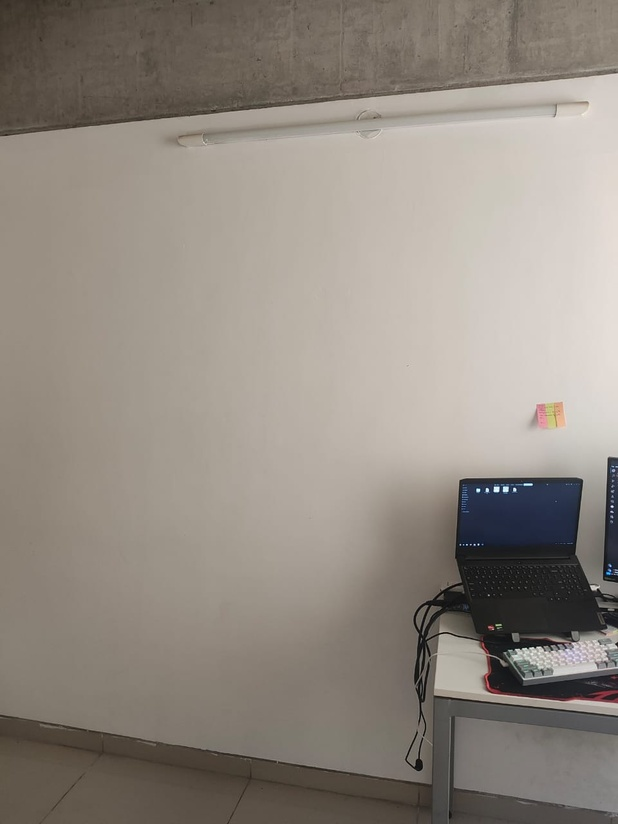
#> input picture images/image1.jpeg, 618 x 824 px, shrunk from 960 x 1280 before the run; its folder holds 3 pictures in this run
$ python panorama.py
#> lines starting #> are read from the running program, lines starting #| are printed output that depends on the picture
import numpy as np
import cv2
import glob
import os
import matplotlib.pyplot as plt

# Ensure output directory exists
output_dir = "output"
os.makedirs(output_dir, exist_ok=True)

image_path = glob.glob("images/*.jpeg")
images = []

for image in image_path:
    img = cv2.imread(image)
#> img is the input picture: shape (824, 618, 3); mean B, G, R 129.3, 137.9, 145.7
    images.append(img)
    cv2.imshow("Image", img)
    cv2.waitKey(1000)

sift = cv2.SIFT_create()
imageStitcher = cv2.Stitcher_create()
error, stitched_img = imageStitcher.stitch(images)
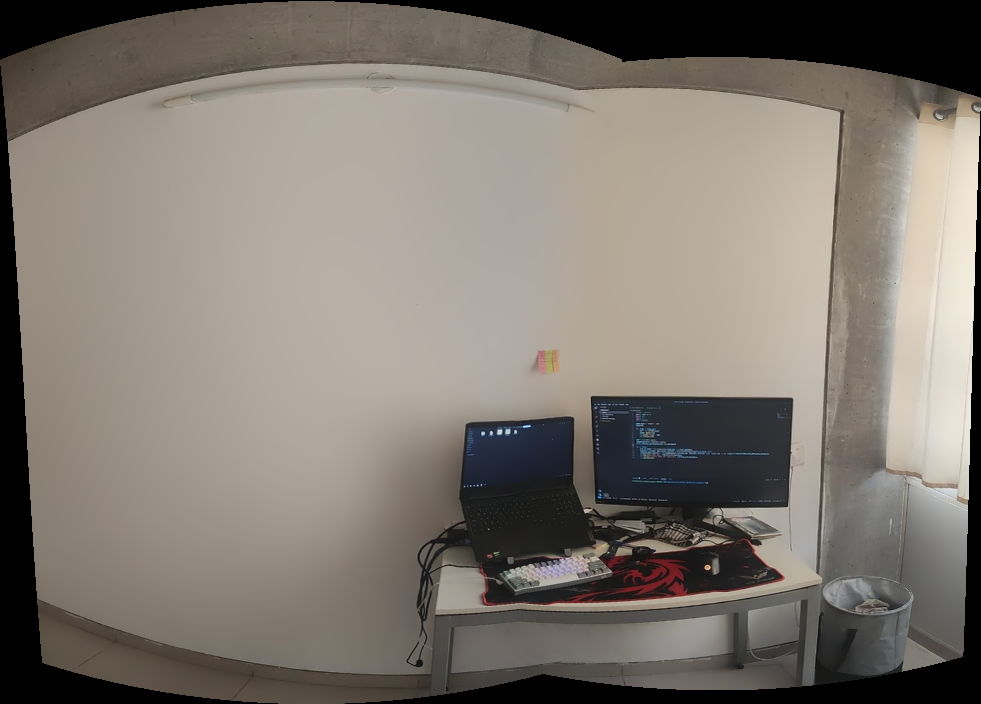
#> stitched_img: shape (704, 981, 3); mean of channels 0, 1, 2 112.3, 120.3, 127.2; drawn as B, G, R
#> error = 0

if not error:
    gray_stitched = cv2.cvtColor(stitched_img, cv2.COLOR_BGR2GRAY)
    keypoints_stitched, descriptors_stitched = sift.detectAndCompute(gray_stitched, None)
#> keypoints_stitched = 532 keypoints; strongest (x, y, size): (483, 433, 2.4), (499, 432, 3.5), (491, 433, 2.4), (515, 432, 2.2)
    stitched_with_keypoints = cv2.drawKeypoints(stitched_img, keypoints_stitched, None, color=(255, 0, 0), flags=cv2.DRAW_MATCHES_FLAGS_DRAW_RICH_KEYPOINTS)
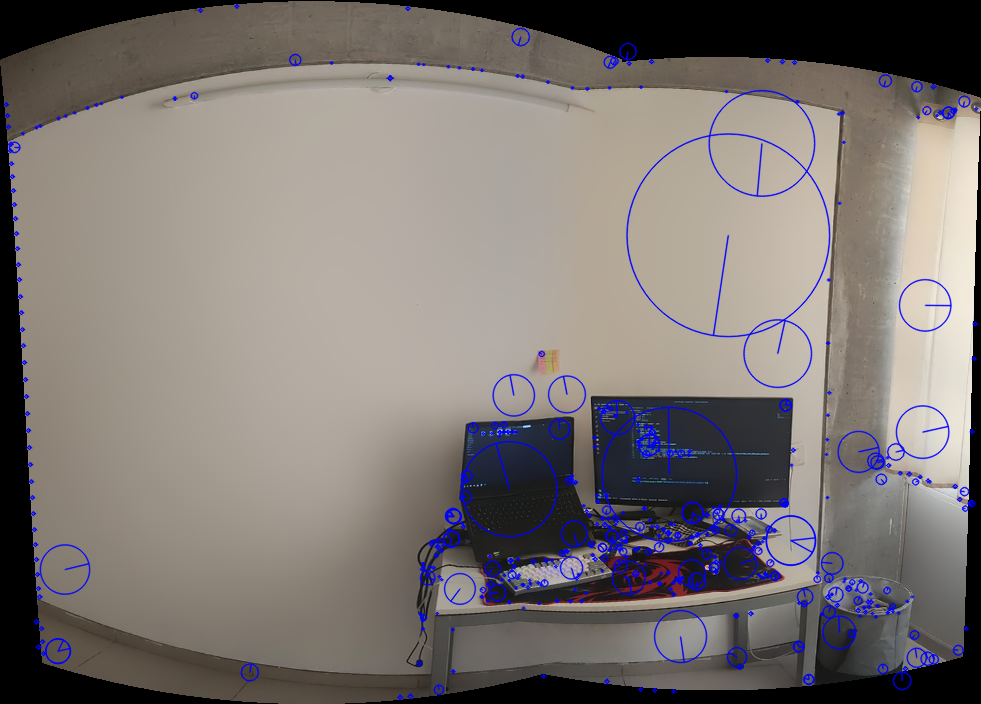
#> stitched_with_keypoints: shape (704, 981, 3); mean of channels 0, 1, 2 115.6, 118.2, 125; drawn as B, G, R

    # Save stitched images in output directory
    stitched_path = os.path.join(output_dir, "stitched_image.jpeg")
    keypoints_path = os.path.join(output_dir, "stitched_with_keypoints.jpeg")

    cv2.imwrite(stitched_path, stitched_img)
    cv2.imwrite(keypoints_path, stitched_with_keypoints)

    fig, axes = plt.subplots(1, 2, figsize=(12, 5))

    # Stitched Image Without Keypoints
    stitched_rgb = cv2.cvtColor(stitched_img, cv2.COLOR_BGR2RGB)
    axes[0].imshow(stitched_rgb)
    axes[0].axis("off")
    axes[0].set_title("Stitched Image (Without Keypoints)")

    # Stitched Image With Keypoints
    stitched_with_keypoints_rgb = cv2.cvtColor(stitched_with_keypoints, cv2.COLOR_BGR2RGB)
    axes[1].imshow(stitched_with_keypoints_rgb)
    axes[1].axis("off")
    axes[1].set_title("Stitched Image (With Keypoints)")

    plt.show()
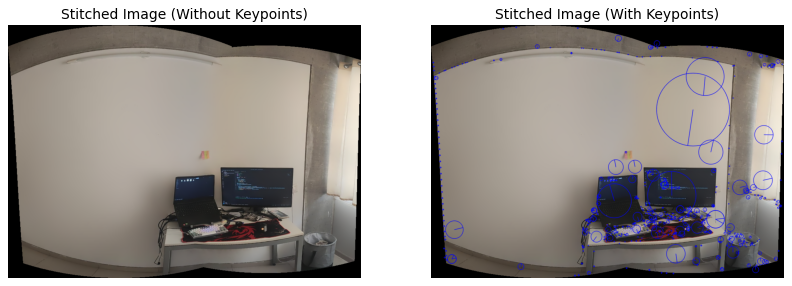
#> figure drawn by matplotlib, 2 panels

cv2.destroyAllWindows()
